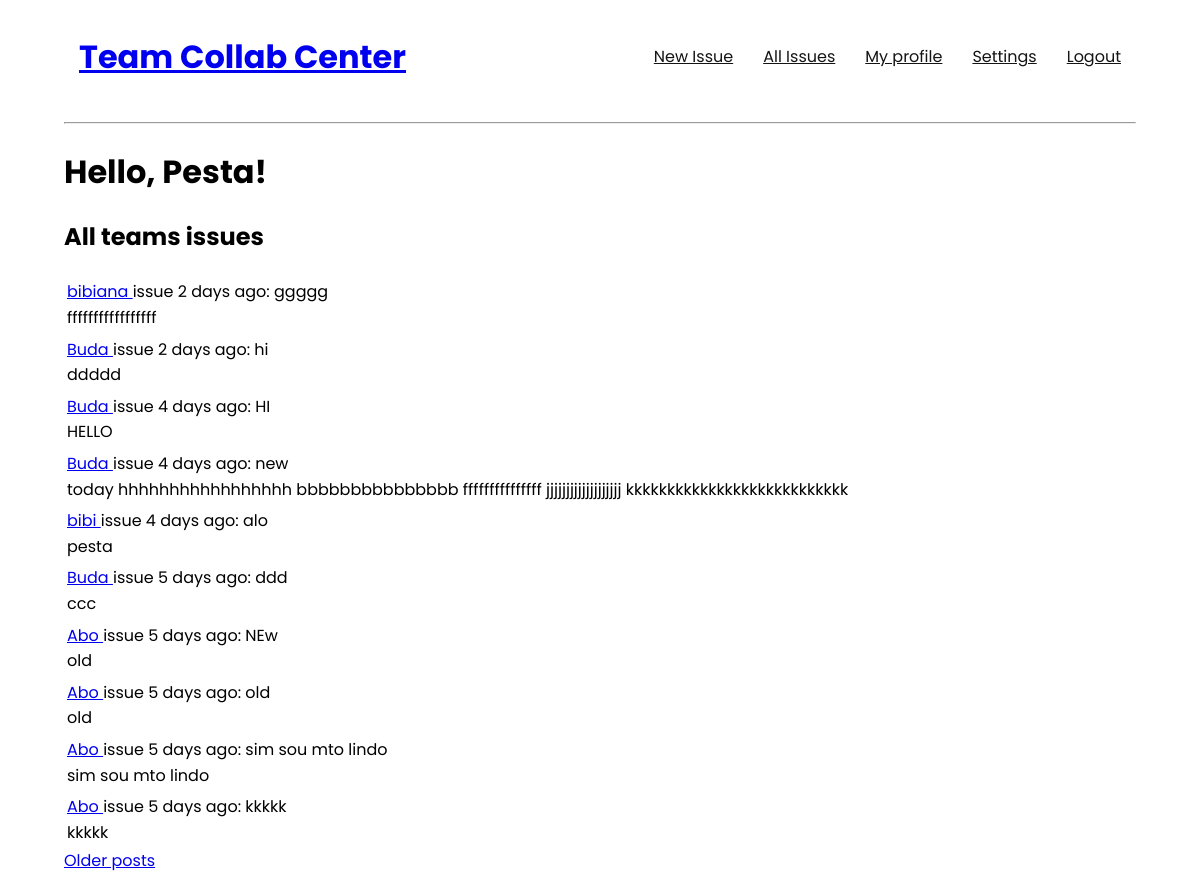
Before: /explore (signed in) with the older database file.
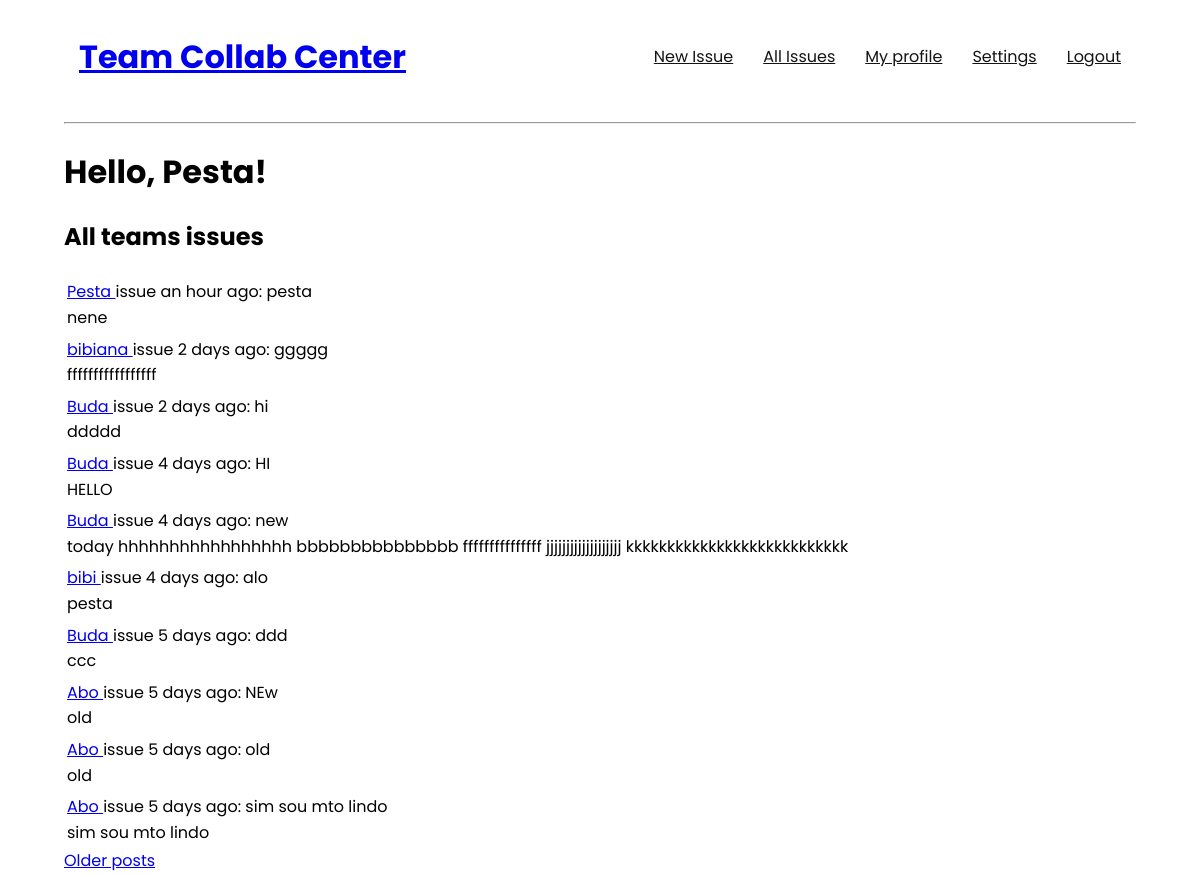
After: the same page with the newer database file.
### app/models.py (models this page shows, shortened)
class Post(db.Model):
    __tablename__='posts'
    id = db.Column(db.Integer, primary_key=True)
    title = db.Column(db.String(64))
    description = db.Column(db.String(1000))
    timestamp = db.Column(db.DateTime, index=True, default=datetime.utcnow)
    user_id = db.Column(db.Integer, db.ForeignKey('users.id'))
    team_id = db.Column(db.Integer, db.ForeignKey('teams.id'))

class User(UserMixin, db.Model):
    __tablename__='users'
    id = db.Column(db.Integer, primary_key=True)
    username = db.Column(db.String(64), index=True, unique=True)
    email = db.Column(db.String(120), index=True, unique=True)
    password_hash = db.Column(db.String(128))
    posts = db.relationship('Post', backref='author', lazy='dynamic')
    position_id = db.Column(db.Integer, db.ForeignKey('position.id'))
    about_me = db.Column(db.String(240))
    last_seen = db.Column(db.DateTime, default=datetime.utcnow)
    team_id = db.Column(db.Integer, db.ForeignKey('teams.id'))

### app/routes.py (the view)
@app.route('/explore')
@login_required
def explore():
    page = request.args.get('page', 1, type=int)
    posts = Post.query.order_by(Post.timestamp.desc()).paginate(
        page, app.config['POSTS_PER_PAGE'], False)
    next_url = url_for('explore', page=posts.next_num) \
        if posts.has_next else None
    prev_url = url_for('explore', page=posts.prev_num) \
        if posts.has_prev else None
    return render_template('explore.html', title='Explore', posts=posts.items,
                          next_url=next_url, prev_url=prev_url)

### app/models.py (called while the page is built)
@login.user_loader
def load_user(id):
    return User.query.get(int(id))

### app/routes.py (called while the page is built)
@app.before_request
def before_request():
    if current_user.is_authenticated:
        current_user.last_seen = datetime.utcnow()
        db.session.commit()

### app/templates/explore.html (shortened to what this page needs)
{% extends "base.html" %}
{% block content %}
    <h1>Hello, {{ current_user.username }}!</h1>
    <h2>All teams issues</h2>
    {% for post in posts %}
        {% include '_post.html' %}
    {% endfor %}
    {% if next_url %}
    <a href="{{ next_url }}">Older posts</a>
    {% endif %}
{% endblock %}

### app/templates/_post.html
<table>
    <tr valign="top">
        <td>
            <a href="{{ url_for('user', username=post.author.username) }}">
            {{ post.author.username }}
            </a>
            issue {{ moment(post.timestamp).fromNow() }}: {{ post.title }}
            <br>
            {{ post.description }}
        </td>
    </tr>
</table>

Changed rows visible on the page:
no longer on this page (row unchanged): Post: author.username "Abo", timestamp "5 days ago", title "kkkkk", description "kkkkk"
added Post: author.username "Pesta", timestamp "an hour ago", title "pesta", description "nene"
